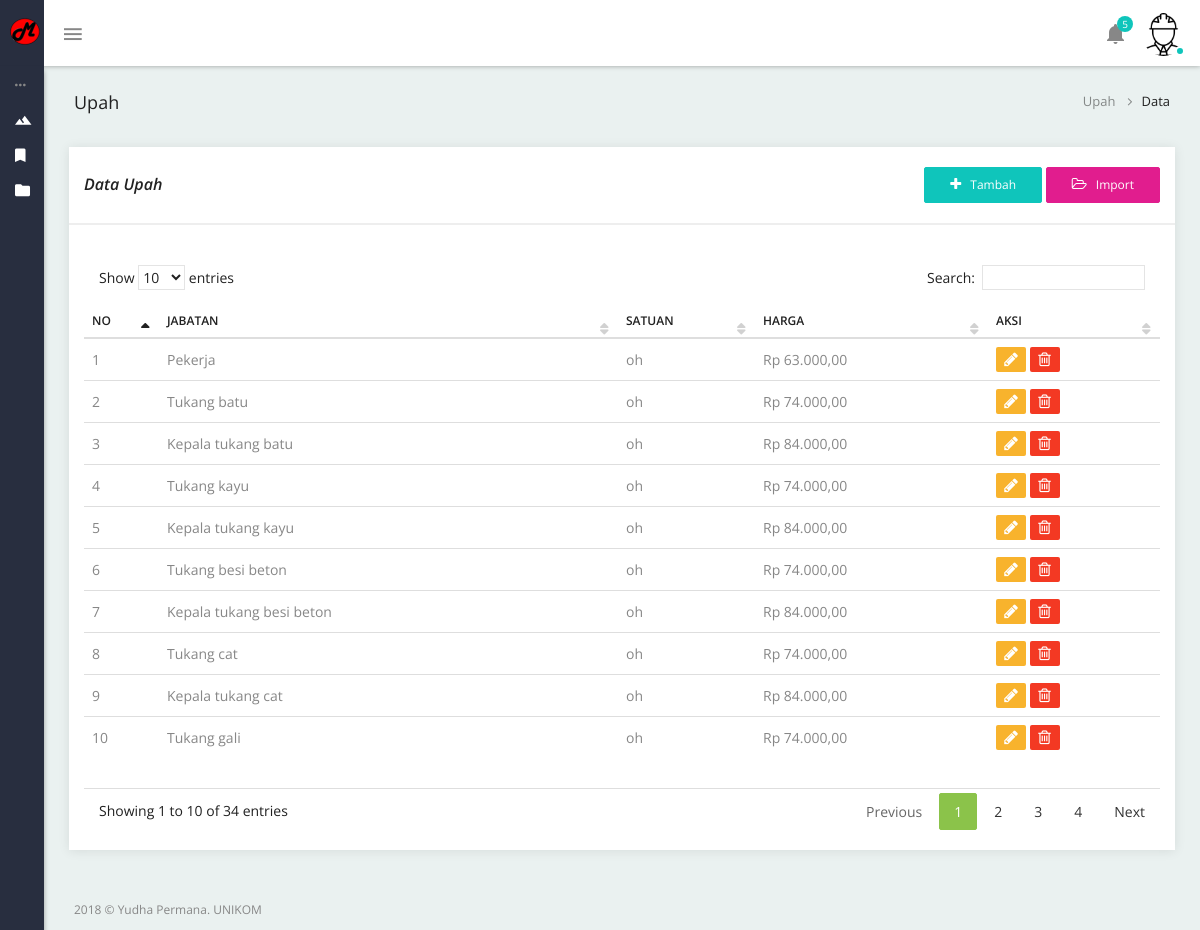
Page /app/view/page/upah on the committed database.
### tables this page shows
CREATE TABLE `upah` (
  `upah_id` int(11) NOT NULL,
  `jbtn_id` int(11) NOT NULL,
  `upah_satuan` varchar(5) NOT NULL,
  `upah_harga` int(11) NOT NULL
);

CREATE TABLE `jabatan` (
  `jbtn_id` int(11) NOT NULL,
  `jbtn_nama` varchar(30) NOT NULL
);

### app/controller/Controller.php (called while the page is built, shortened)
<?php
	class Controller
	{
		public static function model($className) {
			if (file_exists(dirname(__FILE__)."/../model/".$className . '.php')) {
		        $model = new $className();
		        return $model;
		    }
		    return false;
	    }
	}
?>

### app/controller/UpahController.php (called while the page is built, shortened)
<?php
	include "Controller.php";
	class UpahController extends Controller{
		public $table_data = 'upah';
		public $model_main;
		function __construct()
	    {
	    	$this->model_main = $this->model('Upah');
	    }
	    public function index(){
	     	$data[$this->table_data] = $this->model_main->getDataUpah();
	    	return $data;
	    }
	}
	$UpahController = new UpahController();
?>

### app/model/Database.php (called while the page is built, shortened)
<?php
    if (!class_exists('Database')) {
		class Database
		{
			public function open_connection(){
				$conn = new mysqli(App::DB_HOST, App::DB_USER, App::DB_PASS, App::DB_DB);
				return $conn;
	        }
			public function raw($sql){
				$conn = $this->open_connection();
	            $data = mysqli_query($conn,$sql);
	            $result = mysqli_fetch_all($data, MYSQLI_ASSOC);
	            return $result;
			}
		}
	}
?>

### app/model/Upah.php (called while the page is built, shortened)
<?php
	include "Database.php";
	class Upah extends Database{
	    public function getDataUpah(){
	    	$result = $this->raw("SELECT * FROM `Upah` a JOIN `jabatan` b on a.`jbtn_id` = b.`jbtn_id`");
	     	return $result;
	    }
	}
?>

### helper/Helper.php (called while the page is built, shortened)
<?php
	class Helper
	{
		public function convertAngkatoRp($angka){
			$rp = "Rp " . number_format($angka,2,',','.');
			return $rp;
		}
	}
	$helper = new Helper();
?>

### app/view/page/upah/index.php (the view, shortened to what this page needs)
<?php
    require_once('../../../controller/UpahController.php');
    require_once('../../../../helper/Helper.php');
    $data = $UpahController->index();
?>
<?php require_once('../../layouts/header.php');  ?>
<div class="container-fluid">
    <div class="row heading-bg">
        <div class="col-lg-3 col-md-4 col-sm-4 col-xs-12">
          <h5 class="txt-dark"><?php echo $UpahController->initial; ?></h5>
        </div>
        <div class="col-lg-9 col-sm-8 col-md-8 col-xs-12">
          <ol class="breadcrumb">
            <li><a href="index.php"><?php echo $UpahController->initial; ?></a></li>
            <li class="active"><span>Data</span></li>
          </ol>
        </div>
    </div>
    <div class="row">
        <div class="col-sm-12">
            <div class="panel panel-default card-view">
                <div class="panel-heading">
                    <div class="pull-left">
                        <h6 class="panel-title txt-dark pt-5">Data <?php echo $UpahController->initial; ?></h6>
                    </div>
                    <div style="float: right;">
                      <a href="tambah.php"><button class="btn btn-primary btn-sm btn-icon left-icon"> <i class="fa fa-plus"></i> <span>Tambah</span></button></a>
                      <a href="import.php"><button class="btn btn-info btn-sm btn-icon left-icon"> <i class="fa fa-folder-open-o"></i> <span>Import</span></button></a>
                    </div>
                </div>
                <div class="panel-wrapper collapse in">
                    <div class="panel-body">
                        <div class="table-wrap">
                            <div class="table-responsive">
                                <table id="datable_1" class="table table-hover display pb-30" >
                                    <thead>
                                        <tr>
                                            <th>No</th>
                                            <?php
                                              foreach ($UpahController->table_title as $t) {
                                                echo '<th>'.$t.'</th>';
                                              }
                                            ?>
                                            <th>Aksi</th>
                                        </tr>
                                    </thead>
                                    <tbody>
                                          <?php
                                              $no = 1;
                                              foreach ($data[$UpahController->table_data] as $d) {
                                          ?>
                                                  <tr>
                                                      <td><?php echo $no; ?></td>
                                                      <?php
                                                        foreach ($UpahController->table_field as $f) {
                                                          if ($f == "jbtn_nama") {
                                                            echo '<td>'.ucfirst($d[$f]).'</td>';
                                                          }else if ($f == 'upah_harga') {
                                                            echo '<td>'.$helper->convertAngkatoRp($d[$f]).'</td>';
                                                          }else{
                                                            echo '<td>'.$d[$f].'</td>';
                                                          }
                                                        }
                                                      ?>
                                                      <td>
                                                        <a href="ubah.php?id=<?php echo $d[$UpahController->table_primary]; ?>"><button class="btn btn-warning btn-icon-anim btn-square"><i class="fa fa-pencil"></i></button></a>
                                                        <button class="btn btn-danger btn-icon-anim btn-square" onclick="$(this).delete('<?php echo $d[$UpahController->table_primary]; ?>');"><i class="fa fa-trash-o"></i></button>
                                                      </td>
                                                  </tr>
                                          <?php
                                                  $no++;
                                              }
                                          ?>
                                    </tbody>
                                </table>
                            </div>
                        </div>
                    </div>
                </div>
            </div>
        </div>
    </div>
</div>
<?php require_once('../../layouts/footer.php');  ?>
</body>
</html>

### rows in the picture
upah: jbtn.jbtn_nama "Pekerja", upah_satuan "oh", upah_harga "Rp 63.000,00"
upah: jbtn.jbtn_nama "Tukang batu", upah_satuan "oh", upah_harga "Rp 74.000,00"
upah: jbtn.jbtn_nama "Kepala tukang batu", upah_satuan "oh", upah_harga "Rp 84.000,00"
upah: jbtn.jbtn_nama "Tukang kayu", upah_satuan "oh", upah_harga "Rp 74.000,00"
upah: jbtn.jbtn_nama "Kepala tukang kayu", upah_satuan "oh", upah_harga "Rp 84.000,00"
upah: jbtn.jbtn_nama "Tukang besi beton", upah_satuan "oh", upah_harga "Rp 74.000,00"
upah: jbtn.jbtn_nama "Kepala tukang besi beton", upah_satuan "oh", upah_harga "Rp 84.000,00"
upah: jbtn.jbtn_nama "Tukang cat", upah_satuan "oh", upah_harga "Rp 74.000,00"
upah: jbtn.jbtn_nama "Kepala tukang cat", upah_satuan "oh", upah_harga "Rp 84.000,00"
upah: jbtn.jbtn_nama "Tukang gali", upah_satuan "oh", upah_harga "Rp 74.000,00"

### other values in the picture
$UpahController->initial "Upah"
$t "JABATAN"
$t "SATUAN"
$t "HARGA"
